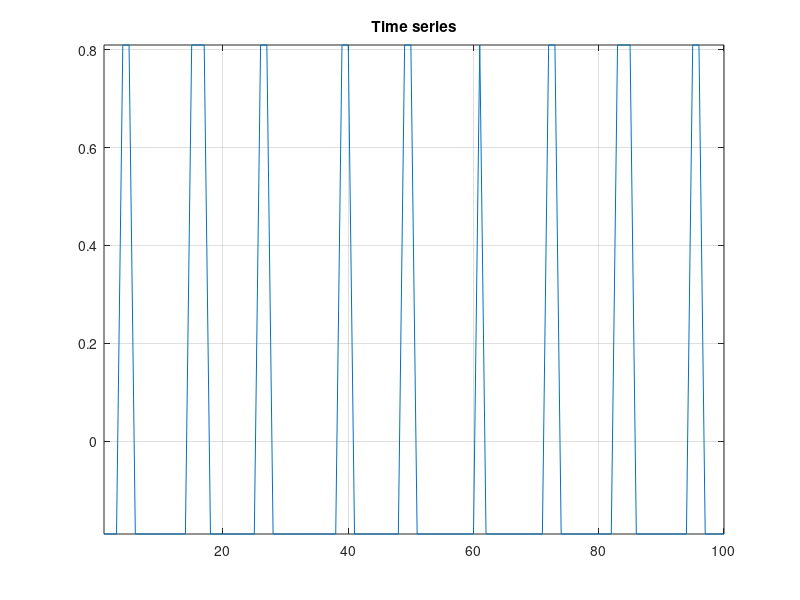
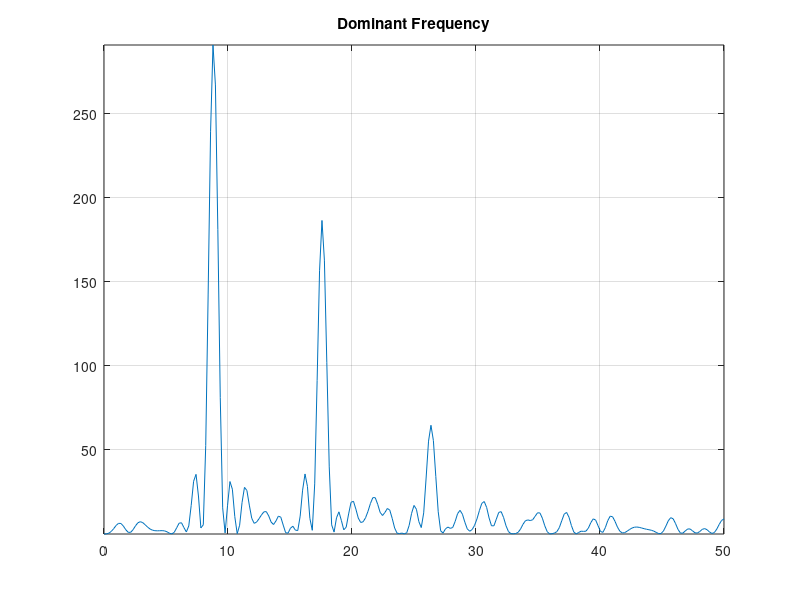

The MATLAB source for these figures, in order:
Fs = 100; % sampling frequency 1 kHz
x = [0,0,0,1,1,0,0,0,0,0,0,0,0,0,1,1,1,0,0,0,0,0,0,0,0,1,1,0,0,0,0,0,0,0,0,0,0,0,1,1,0,0,0,0,0,0,0,0,1,1,0,0,0,0,0,0,0,0,0,0,1,0,0,0,0,0,0,0,0,0,0,1,1,0,0,0,0,0,0,0,0,0,1,1,1,0,0,0,0,0,0,0,0,0,1,1,0,0,0,0]; % time series
t = [1:1:max(size(x))]; % time scale
x = x - mean(x);                                            % <= ADDED LINE
plot(t,x), axis('tight'), grid('on'), title('Time series'), figure
nfft = 512; % next larger power of 2
y = fft(x,nfft); % Fast Fourier Transform
y = abs(y.^2); % raw power spectrum density
y = y(1:1+nfft/2); % half-spectrum
[v,k] = max(y); % find maximum
f_scale = (0:nfft/2)* Fs/nfft; % frequency scale
plot(f_scale, y),axis('tight'),grid('on'),title('Dominant Frequency')
fest = f_scale(k); % dominant frequency estimate
fprintf('Dominant freq.: true %f Hz, estimated %f Hznn\n', fest, fest)
fprintf('Frequency step (resolution) = %f Hznn\n', f_scale(2))
